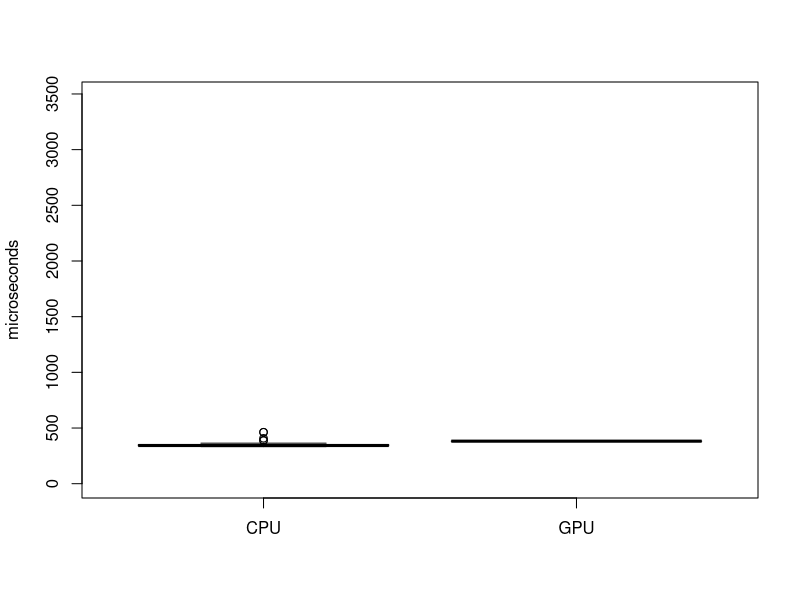
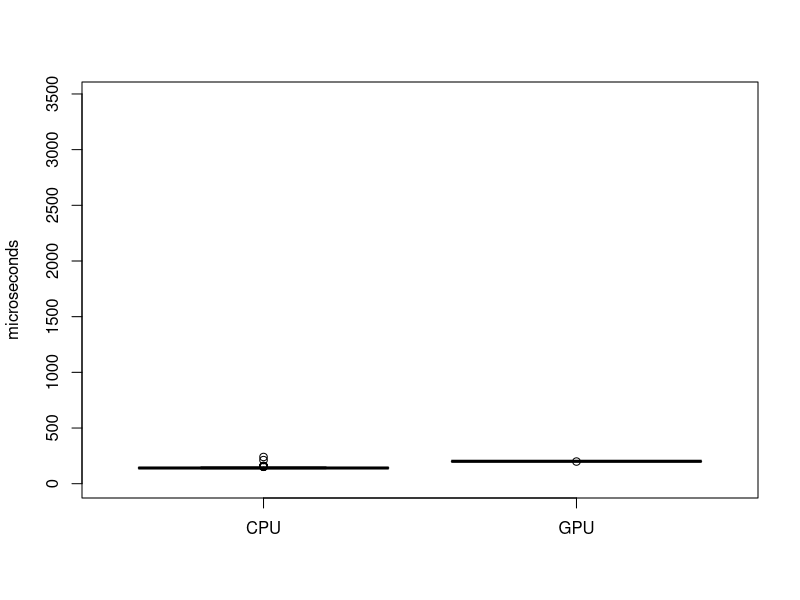
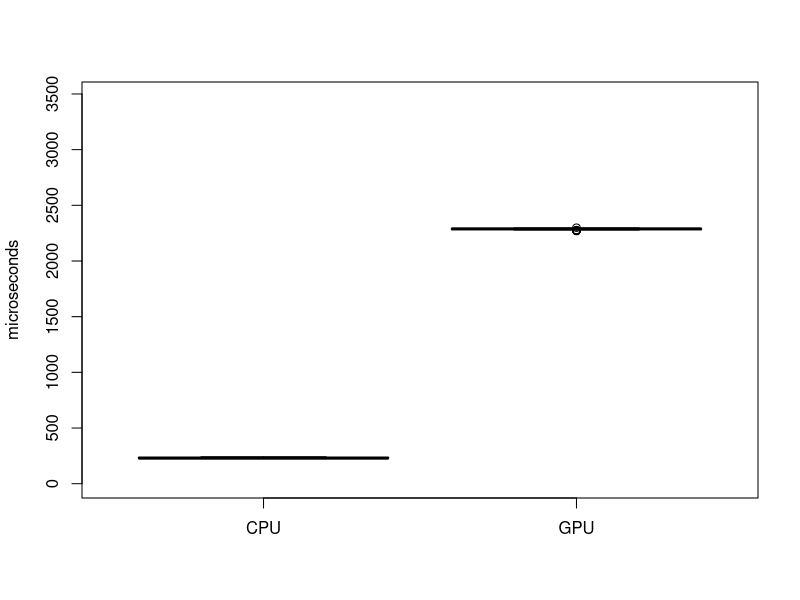
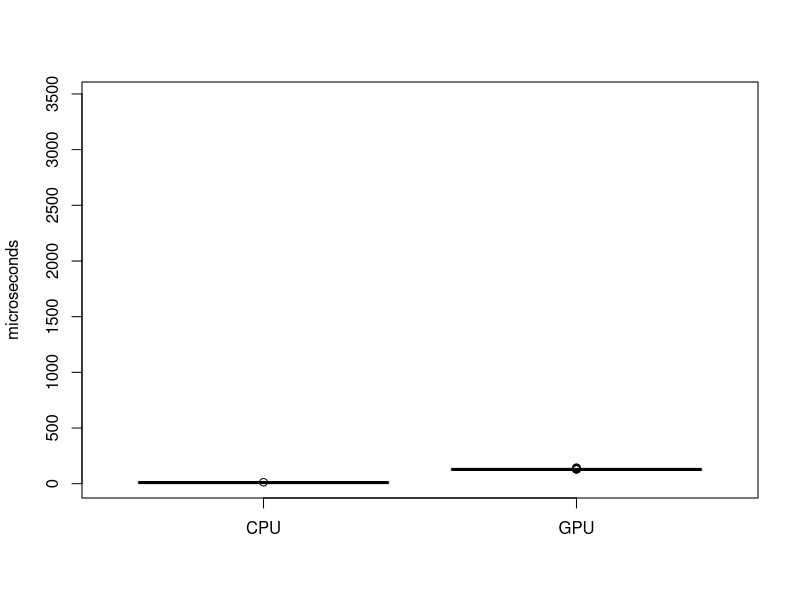
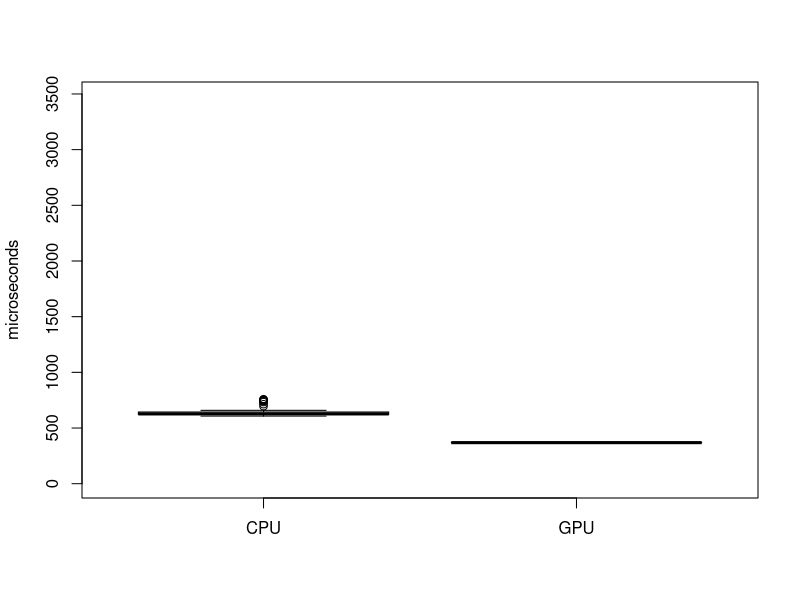
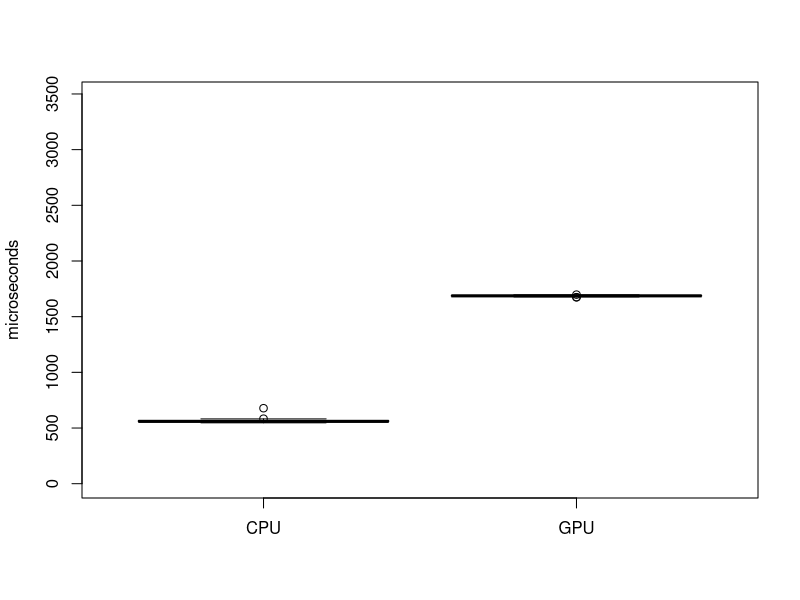
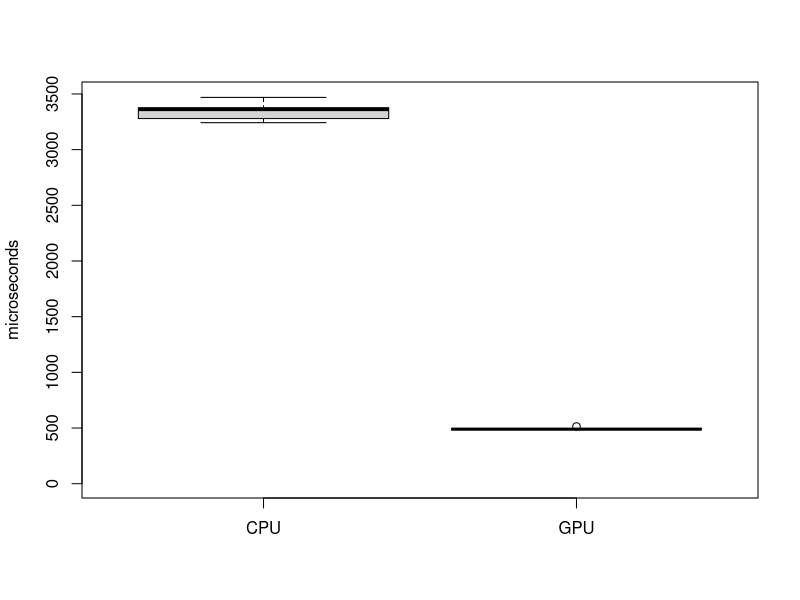

The R source for these figures, in order:
armadillo <- data.frame(CPU=cpu_armadillo <- as.matrix(read.table("cpu-armadillo_10000.txt.txt", header=TRUE)), GPU=as.matrix(read.table("gpu-armadillo_10000.txt.txt", header=TRUE)))
bunny <- data.frame(CPU=cpu_armadillo <- as.matrix(read.table("cpu-bunny.txt.txt", header=TRUE)), GPU=as.matrix(read.table("gpu-bunny.txt.txt", header=TRUE)))
bunny2 <- data.frame(CPU=cpu_armadillo <- as.matrix(read.table("cpu-bunny2.txt.txt", header=TRUE)), GPU=as.matrix(read.table("gpu-bunny2.txt.txt", header=TRUE)))
sphere_4000 <- data.frame(CPU=cpu_armadillo <- as.matrix(read.table("cpu-sphere_4000.txt.txt", header=TRUE)), GPU=as.matrix(read.table("gpu-sphere_4000.txt.txt", header=TRUE)))
neptune_10000 <- data.frame(CPU=cpu_armadillo <- as.matrix(read.table("cpu-neptune_10000.txt.txt", header=TRUE)), GPU=as.matrix(read.table("gpu-neptune_10000.txt.txt", header=TRUE)))
asiandragon9a_50000 <- data.frame(CPU=cpu_armadillo <- as.matrix(read.table("cpu-asiandragon9a_50000.txt.txt", header=TRUE)), GPU=as.matrix(read.table("gpu-asiandragon9a_50000.txt.txt", header=TRUE)))
lucy_5000 <- data.frame(CPU=cpu_armadillo <- as.matrix(read.table("cpu-lucy_5000.txt.txt", header=TRUE)), GPU=as.matrix(read.table("gpu-lucy_5000.txt.txt", header=TRUE)))

ylim <- c(min(armadillo, bunny, bunny2, sphere_4000, neptune_10000, asiandragon9a_50000, lucy_5000), max(armadillo, bunny, bunny2, sphere_4000, neptune_10000, asiandragon9a_50000, lucy_5000))

pdf("armadillo.pdf")
boxplot(armadillo, ylab="microseconds", ylim=ylim)
dev.off()
pdf("bunny.pdf")
boxplot(bunny, ylab="microseconds", ylim=ylim)
dev.off()
pdf("bunny2.pdf")
boxplot(bunny2, ylab="microseconds", ylim=ylim)
dev.off()
pdf("sphere_4000.pdf")
boxplot(sphere_4000, ylab="microseconds", ylim=ylim)
dev.off()
pdf("neptune_10000.pdf")
boxplot(neptune_10000, ylab="microseconds", ylim=ylim)
dev.off()
pdf("asiandragon9a_50000.pdf")
boxplot(asiandragon9a_50000, ylab="microseconds", ylim=ylim)
dev.off()
pdf("lucy_5000.pdf")
boxplot(lucy_5000, ylab="microseconds", ylim=ylim)
dev.off()
